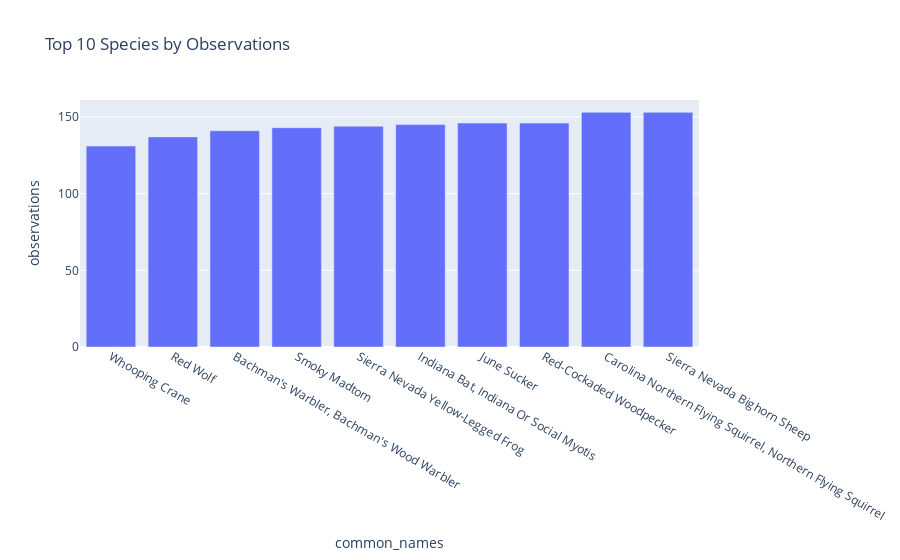

Source (notebook cell):
### Code cell
fig = px.bar(least10, x='common_names', y='observations', title='Top 10 Species by Observations')
fig.show()

### Figure 1 — Plotly figure (JSON) as saved in the notebook; plotly's stock layout.template omitted (floating-point values rounded to 4 significant figures)
{"data": [{"alignmentgroup": "True", "hovertemplate": "common_names=%{x}<br>observations=%{y}<extra></extra>", "legendgroup": "", "marker": {"color": "#636efa", "pattern": {"shape": ""}}, "name": "", "offsetgroup": "", "orientation": "v", "showlegend": false, "textposition": "auto", "type": "bar", "x": ["Whooping Crane", "Red Wolf", "Bachman's Warbler, Bachman's Wood Warbler", "Smoky Madtom", "Sierra Nevada Yellow-Legged Frog", "Indiana Bat, Indiana Or Social Myotis", "June Sucker", "Red-Cockaded Woodpecker", "Carolina Northern Flying Squirrel, Northern Flying Squirrel", "Sierra Nevada Bighorn Sheep"], "xaxis": "x", "y": [131, 137, 141, 143, 144, 145, 146, 146, 153, 153], "yaxis": "y"}], "layout": {"barmode": "relative", "legend": {"tracegroupgap": 0}, "title": {"text": "Top 10 Species by Observations"}, "xaxis": {"anchor": "y", "domain": [0, 1], "title": {"text": "common_names"}}, "yaxis": {"anchor": "x", "domain": [0, 1], "title": {"text": "observations"}}}}
